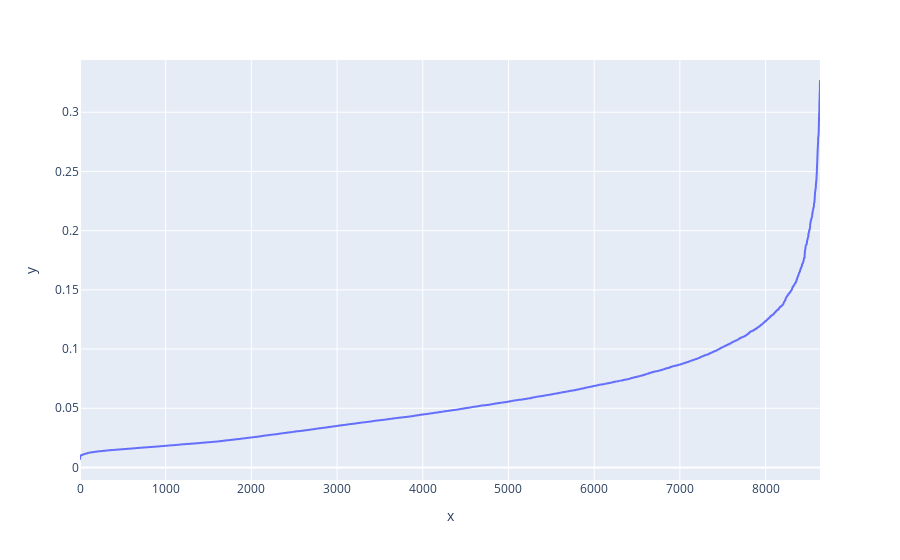

Notebook cell for this chart:
### Code cell
px.line(x=np.arange(len(distances)), y=distances)

### Figure 1 — Plotly figure (JSON) as saved in the notebook; plotly's stock layout.template omitted (floating-point values rounded to 4 significant figures; data arrays with more than 128 entries replaced by an {"elided": "..."} marker saying what was removed)
{"data": [{"hovertemplate": "x=%{x}<br>y=%{y}<extra></extra>", "legendgroup": "", "line": {"color": "#636efa", "dash": "solid"}, "marker": {"symbol": "circle"}, "mode": "lines", "name": "", "showlegend": false, "type": "scattergl", "x": {"elided": "8636 int values"}, "xaxis": "x", "y": {"elided": "8636 float values"}, "yaxis": "y"}], "layout": {"legend": {"tracegroupgap": 0}, "margin": {"t": 60}, "xaxis": {"anchor": "y", "domain": [0, 1], "title": {"text": "x"}}, "yaxis": {"anchor": "x", "domain": [0, 1], "title": {"text": "y"}}}}
